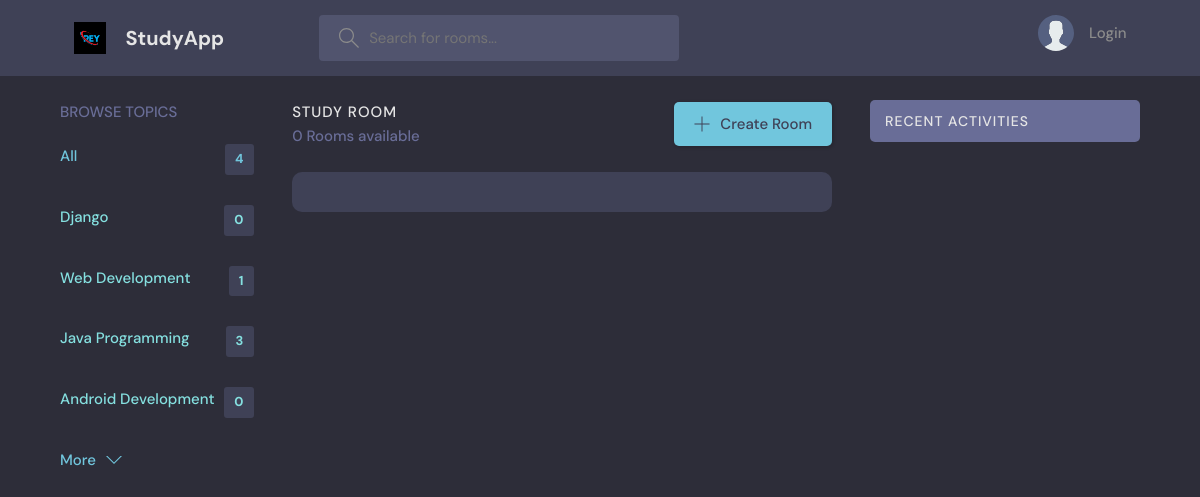
Screenshot of /?q=Django with the database file from the repository.
### base/models.py (models this page shows, shortened)
class Topic(models.Model):
    name=models.CharField(max_length=200)

### base/views.py (the view)
# urls.py: 2. Add a URL to urlpatterns:  path('', Home.as_view(), name='home')
def Home(request):
    q = request.GET.get('q') if request.GET.get('q') != None else ''
    rooms = Room.objects.filter(Q(topic__name__icontains=q) |
                                Q(name__icontains=q) |
                                Q(description__icontains=q)
                                )
    topics = Topic.objects.all()
    room_count = rooms.count()
    room_messages=Message.objects.all().filter(Q(room__topic__name__icontains=q))
    context = {
        'rooms': rooms,
        'topics': topics,
        'room_count': room_count,
        'room_messages':room_messages,
    }
    return render(request, 'index.html', context)

### base/templates/index.html (shortened to what this page needs)
{% extends 'main.html' %}
{% block content %}
    <main class="layout layout--3">
      <div class="container">
        {% include 'topic_component.html' %}
        <div class="roomList">
          <div class="roomList__header">
            <div>
              <h2>Study Room</h2>
              <p>{{ room_count }} Rooms available</p>
            </div>
            <a class="btn btn--main" href="{% url 'create-room' %}">
              <svg version="1.1" xmlns="http://www.w3.org/2000/svg" width="32" height="32" viewBox="0 0 32 32">
                <title>add</title>
                <path
                  d="M16.943 0.943h-1.885v14.115h-14.115v1.885h14.115v14.115h1.885v-14.115h14.115v-1.885h-14.115v-14.115z"
                ></path>
              </svg>
              Create Room
            </a>
          </div>
          <div class="roomListRoom">
          </div>
        </div>
        {% include 'activity_component.html' %}
      </div>
    </main>
   {% endblock %}

### base/templates/topic_component.html
<div class="topics">
    <div class="topics__header">
      <h2>Browse Topics</h2>
    </div>
    <ul class="topics__list">
      <li>
        <a href="{% url 'home' %}" class="active">All <span>{{ topics.count }}</span></a>
      </li>
      {% for topic in topics %}
      <li>
        <a href="{% url 'home' %}?q={{ topic.name }}">{{ topic.name }} <span>{{ topic.room_set.all.count  }}</span></a>
      </li>
      {% endfor %}
    </ul>
    <a class="btn btn--link" href="topics.html">
      More
      <svg version="1.1" xmlns="http://www.w3.org/2000/svg" width="32" height="32" viewBox="0 0 32 32">
        <title>chevron-down</title>
        <path d="M16 21l-13-13h-3l16 16 16-16h-3l-13 13z"></path>
      </svg>
    </a>
  </div>

### static/styles/style.css (style rules this page uses)
:root { --color-main: #71c6dd; --color-main-light: #e1f6fb; --color-dark: #3f4156; --color-dark-medium: #51546e; --color-dark-light: #696d97; --color-light: #e5e5e5; --color-gray: #8b8b8b; --color-light-gray: #85e0e0; --color-bg: #2d2d39; --color-success: #5dd693; --color-error: #fc4b0b; }
* { font-family: "DM Sans", -apple-system, BlinkMacSystemFont, "Segoe UI", Roboto, Oxygen, Ubuntu, Cantarell, "Open Sans", "Helvetica Neue", sans-serif; margin: 0; padding: 0; box-sizing: border-box; text-rendering: optimizeLegibility; font-size: inherit; }
html { font-size: 56.25%; }
@media only screen and (min-width: 1200px) { html { font-size: 62.5%; } }
body { line-height: 1.6; font-weight: 400; font-size: 1.5rem; color: var(--color-light-gray); background-color: var(--color-bg); min-height: 100vh; }
a { display: inline-block; color: var(--color-main); text-decoration: none; }
.container { max-width: 120rem; width: 90%; margin: auto; }
.btn { background-color: transparent; border: none; display: inline-flex; align-items: center; gap: 1rem; cursor: pointer; transition: all ease-in-out 0.3s; padding: 1rem 2rem; border-radius: 5px; box-shadow: 1px 1px 3px 1px rgba(0, 0, 0, 0.15); font-weight: 500; }
.btn--link { border-radius: 0; padding: 0; color: var(--color-main); box-shadow: none; }
.btn--main { background-color: var(--color-main); color: var(--color-dark); }
.btn > svg { fill: currentColor; width: 1.6rem; height: 1.6rem; }
.layout { margin-top: 2.4rem; }
.layout > .container { display: flex; justify-content: space-between; align-items: flex-start; }
.layout--3 > .container > div:first-child { flex-basis: 18%; max-width: 22.5rem; }
.layout--3 > .container > div:nth-child(2) { flex-basis: 50%; }
.topics__header { margin-bottom: 2rem; }
.topics__header h2 { text-transform: uppercase; font-weight: 500; color: var(--color-dark-light); }
.topics__list { list-style: none; }
.topics__list li a { display: flex; justify-content: space-between; margin-bottom: 3rem; font-weight: 500; color: var(--color-light-gray); transition: all 0.3s ease-in-out; }
.topics__list li a.active, .topics__list li a:hover { color: var(--color-main); }
.topics__list li a span { padding: 0.5rem 1rem; background-color: var(--color-dark); border-radius: 3px; font-size: 1.3rem; font-weight: 700; letter-spacing: 1px; }
.roomList__header { display: flex; justify-content: space-between; align-items: center; margin-bottom: 2.4rem; }
.roomList__header h2 { text-transform: uppercase; font-weight: 500; color: var(--color-light); letter-spacing: 1px; }
.roomList__header p { font-weight: 500; color: var(--color-dark-light); }
.roomListRoom { margin-bottom: 2.4rem; background-color: var(--color-dark); border-radius: 1rem; padding: 2rem; }

### rows the page displays
Topic: name "Django", room_set.all.count "0"
Topic: name "Web Development", room_set.all.count "1"
Topic: name "Java Programming", room_set.all.count "3"
Topic: name "Android Development", room_set.all.count "0"

### other values shown
{{ topics.count }} "4"
{{ room_count }} "0"
